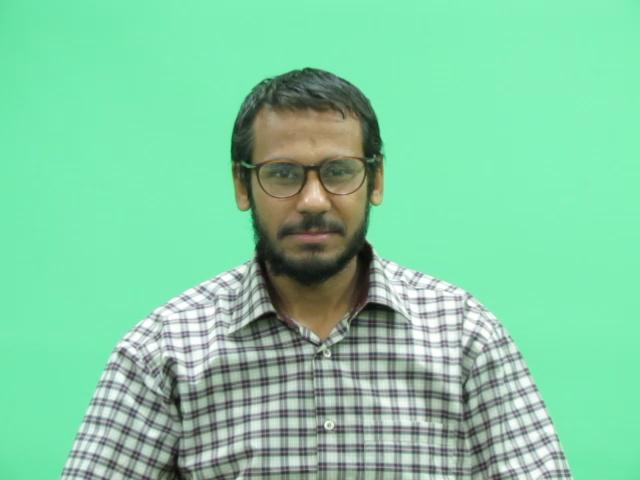
#> input picture no.jpg, 640 x 480 px, given in place of the camera
$ python face_data_collect.py
#> lines starting #> are read from the running program, lines starting #| are printed output that depends on the picture; after the words box and inside, x2 and y2 are one past the last pixel; in counts of white or black regions, pixels touching at a corner belong together
# Write a Python Script that captures images from your webcam video stream
# Extracts all Faces from the image frame (using haarcascades)
# Stores the Face information into numpy arrays

# 1. Read and show video stream, capture images
# 2. Detect Faces and show bounding box (haarcascade)
# 3. Flatten the largest face image(gray scale) and save in a numpy array
# 4. Repeat the above for multiple people to generate training data


import cv2
import numpy as np

#Init Camera
cap = cv2.VideoCapture(0)

# Face Detection
face_cascade = cv2.CascadeClassifier(".\data\haarcascade_frontalface_alt.xml")

skip = 0
face_data = []
dataset_path = './data/'
file_name = input("Enter the name of the person : ")
#> the answer given: no.jpg
while True:
	ret,frame = cap.read()
#> frame is the input picture: shape (480, 640, 3); mean B, G, R 164.1, 204.8, 128.8

	if ret==False:
		continue

	gray_frame = cv2.cvtColor(frame,cv2.COLOR_BGR2GRAY)
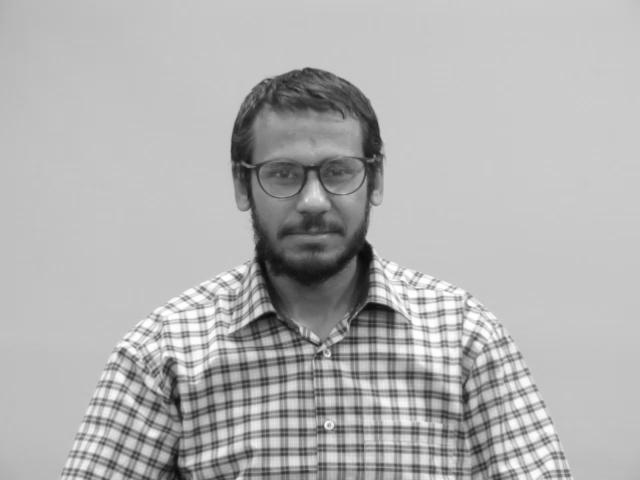
#> gray_frame: shape (480, 640); min 6, max 255, mean 177.4


	faces = face_cascade.detectMultiScale(frame,1.3,5)
#> faces = [[234, 114, 158, 158]]
	if len(faces)==0:
		continue

	faces = sorted(faces,key=lambda f:f[2]*f[3])

	# Pick the last face (because it is the largest face acc to area(f[2]*f[3]))
	for face in faces[-1:]:
		x,y,w,h = face
		cv2.rectangle(frame,(x,y),(x+w,y+h),(0,255,255),2)

		#Extract (Crop out the required face) : Region of Interest
		offset = 10
		face_section = frame[y-offset:y+h+offset,x-offset:x+w+offset]
		face_section = cv2.resize(face_section,(100,100))

		skip += 1
		if skip%10==0:
			face_data.append(face_section)
			print(len(face_data))
#> this loop made 1 pass
#> (x, y, w, h, offset, skip) on pass 1: (234, 114, 158, 158, 10, 1)
#> pass 1, `face_section = frame[y-offset:y+h+offset,x-offset:x+w+offset]`:
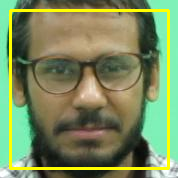
#> face_section: shape (178, 178, 3); mean B, G, R 93.2, 139, 121.6
#> pass 1, `face_section = cv2.resize(face_section,(100,100))`:
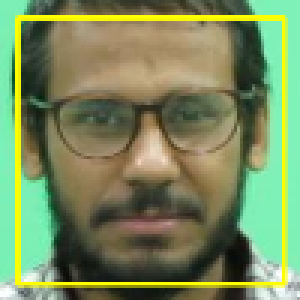
#> face_section: shape (100, 100, 3) (shown 3 times larger); mean B, G, R 93, 139, 121.6
#> after the loop:
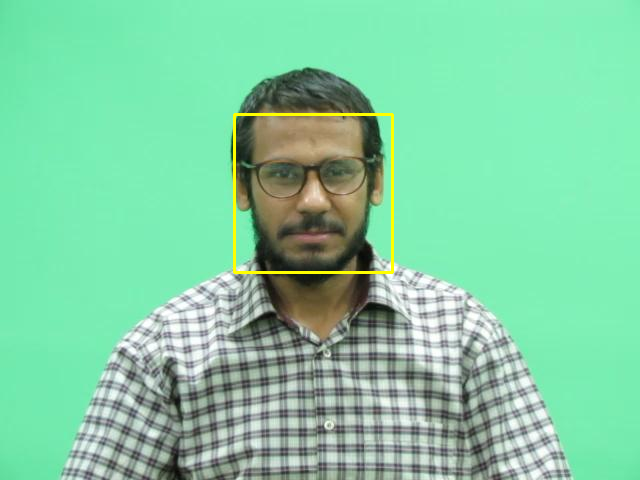
#> frame: shape (480, 640, 3); 0.62% of pixels changed, all inside (x1, y1, x2, y2) = (233, 113, 394, 274)
#> after the loop, face_data = []; skip = 1


	cv2.imshow("Frame",frame)
	cv2.imshow("Face Section",face_section)

	key_pressed = cv2.waitKey(1) & 0xFF
#> (key q is pressed here)
	if key_pressed == ord('q'):
		break

# Convert our face list array into a numpy array
face_data = np.asarray(face_data)
#> face_data = empty array
#> (the run stopped early here; a loop or call above may not have finished)
